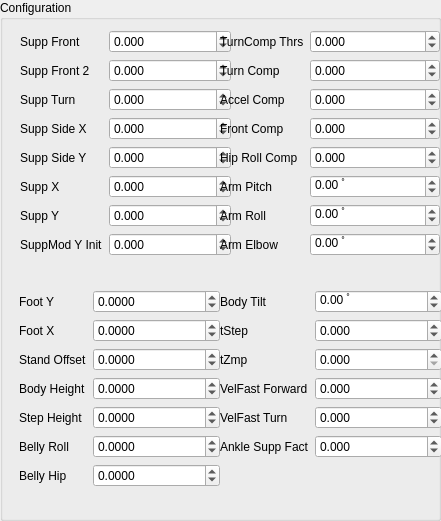
     <widget class="QGroupBox" name="groupBox_3">
      <property name="geometry">
       <rect>
        <x>10</x>
        <y>10</y>
        <width>441</width>
        <height>521</height>
       </rect>
      </property>
      <property name="sizePolicy">
       <sizepolicy hsizetype="Expanding" vsizetype="Expanding">
        <horstretch>0</horstretch>
        <verstretch>0</verstretch>
       </sizepolicy>
      </property>
      <property name="title">
       <string>Configuration</string>
      </property>
      <widget class="QWidget" name="formLayoutWidget_2">
       <property name="geometry">
        <rect>
         <x>10</x>
         <y>30</y>
         <width>231</width>
         <height>267</height>
        </rect>
       </property>
       <layout class="QFormLayout" name="formLayout_2">
        <property name="leftMargin">
         <number>10</number>
        </property>
        <property name="rightMargin">
         <number>10</number>
        </property>
        <item row="0" column="0">
         <widget class="QLabel" name="label_35">
          <property name="text">
           <string>Supp Front</string>
          </property>
         </widget>
        </item>
        <item row="0" column="1">
         <widget class="QDoubleSpinBox" name="dspin_supp_front">
          <property name="decimals">
           <number>3</number>
          </property>
          <property name="minimum">
           <double>-10.000000000000000</double>
          </property>
          <property name="maximum">
           <double>10.000000000000000</double>
          </property>
          <property name="singleStep">
           <double>0.010000000000000</double>
          </property>
         </widget>
        </item>
        <item row="1" column="0">
         <widget class="QLabel" name="label_43">
          <property name="text">
           <string>Supp Front 2</string>
          </property>
         </widget>
        </item>
        <item row="1" column="1">
         <widget class="QDoubleSpinBox" name="dspin_supp_front2">
          <property name="decimals">
           <number>3</number>
          </property>
          <property name="minimum">
           <double>-10.000000000000000</double>
          </property>
          <property name="maximum">
           <double>10.000000000000000</double>
          </property>
          <property name="singleStep">
           <double>0.010000000000000</double>
          </property>
         </widget>
        </item>
        <item row="2" column="0">
         <widget class="QLabel" name="label_36">
          <property name="text">
           <string>Supp Turn</string>
          </property>
         </widget>
        </item>
        <item row="2" column="1">
         <widget class="QDoubleSpinBox" name="dspin_supp_turn">
          <property name="decimals">
           <number>3</number>
          </property>
          <property name="minimum">
           <double>-10.000000000000000</double>
          </property>
          <property name="maximum">
           <double>10.000000000000000</double>
          </property>
          <property name="singleStep">
           <double>0.010000000000000</double>
          </property>
          <property name="value">
           <double>0.000000000000000</double>
          </property>
         </widget>
        </item>
        <item row="3" column="0">
         <widget class="QLabel" name="label_37">
          <property name="text">
           <string>Supp Side X</string>
          </property>
         </widget>
        </item>
        <item row="3" column="1">
         <widget class="QDoubleSpinBox" name="dspin_supp_sidex">
          <property name="decimals">
           <number>3</number>
          </property>
          <property name="minimum">
           <double>-10.000000000000000</double>
          </property>
          <property name="maximum">
           <double>10.000000000000000</double>
          </property>
          <property name="singleStep">
           <double>0.010000000000000</double>
          </property>
         </widget>
        </item>
        <item row="4" column="0">
         <widget class="QLabel" name="label_38">
          <property name="text">
           <string>Supp Side Y</string>
          </property>
         </widget>
        </item>
        <item row="4" column="1">
         <widget class="QDoubleSpinBox" name="dspin_supp_sidey">
          <property name="decimals">
           <number>3</number>
          </property>
          <property name="minimum">
           <double>-10.000000000000000</double>
          </property>
          <property name="maximum">
           <double>10.000000000000000</double>
          </property>
          <property name="singleStep">
           <double>0.010000000000000</double>
          </property>
         </widget>
        </item>
        <item row="5" column="0">
         <widget class="QLabel" name="label_39">
          <property name="text">
           <string>Supp X</string>
          </property>
         </widget>
        </item>
        <item row="5" column="1">
         <widget class="QDoubleSpinBox" name="dspin_supp_x">
          <property name="decimals">
           <number>3</number>
          </property>
          <property name="minimum">
           <double>-10.000000000000000</double>
          </property>
          <property name="maximum">
           <double>10.000000000000000</double>
          </property>
          <property name="singleStep">
           <double>0.010000000000000</double>
          </property>
         </widget>
        </item>
        <item row="6" column="0">
         <widget class="QLabel" name="label_40">
          <property name="text">
           <string>Supp Y</string>
          </property>
         </widget>
        </item>
        <item row="6" column="1">
         <widget class="QDoubleSpinBox" name="dspin_supp_y">
          <property name="decimals">
           <number>3</number>
          </property>
          <property name="minimum">
           <double>-10.000000000000000</double>
          </property>
          <property name="maximum">
           <double>10.000000000000000</double>
          </property>
          <property name="singleStep">
           <double>0.010000000000000</double>
          </property>
         </widget>
        </item>
        <item row="7" column="0">
         <widget class="QLabel" name="label_41">
          <property name="text">
           <string>SuppMod Y Init</string>
          </property>
         </widget>
        </item>
        <item row="7" column="1">
         <widget class="QDoubleSpinBox" name="dspin_supp_modinity">
          <property name="decimals">
           <number>3</number>
          </property>
          <property name="minimum">
           <double>-10.000000000000000</double>
          </property>
          <property name="maximum">
           <double>10.000000000000000</double>
          </property>
          <property name="singleStep">
           <double>0.010000000000000</double>
          </property>
          <property name="value">
           <double>0.000000000000000</double>
          </property>
         </widget>
        </item>
       </layout>
      </widget>
      <widget class="QWidget" name="formLayoutWidget_3">
       <property name="geometry">
        <rect>
         <x>210</x>
         <y>30</y>
         <width>240</width>
         <height>267</height>
        </rect>
       </property>
       <layout class="QFormLayout" name="formLayout_3">
        <property name="leftMargin">
         <number>10</number>
        </property>
        <property name="rightMargin">
         <number>10</number>
        </property>
        <item row="0" column="0">
         <widget class="QLabel" name="label_42">
          <property name="text">
           <string>TurnComp Thrs</string>
          </property>
         </widget>
        </item>
        <item row="0" column="1">
         <widget class="QDoubleSpinBox" name="dspin_turn_comp_thrs">
          <property name="decimals">
           <number>3</number>
          </property>
          <property name="minimum">
           <double>-10.000000000000000</double>
          </property>
          <property name="maximum">
           <double>10.000000000000000</double>
          </property>
          <property name="singleStep">
           <double>0.010000000000000</double>
          </property>
         </widget>
        </item>
        <item row="1" column="0">
         <widget class="QLabel" name="label_44">
          <property name="text">
           <string>Turn Comp</string>
          </property>
         </widget>
        </item>
        <item row="1" column="1">
         <widget class="QDoubleSpinBox" name="dspin_turn_comp">
          <property name="decimals">
           <number>3</number>
          </property>
          <property name="minimum">
           <double>-10.000000000000000</double>
          </property>
          <property name="maximum">
           <double>10.000000000000000</double>
          </property>
          <property name="singleStep">
           <double>0.010000000000000</double>
          </property>
         </widget>
        </item>
        <item row="2" column="0">
         <widget class="QLabel" name="label_45">
          <property name="text">
           <string>Accel Comp</string>
          </property>
         </widget>
        </item>
        <item row="2" column="1">
         <widget class="QDoubleSpinBox" name="dspin_accel_comp">
          <property name="decimals">
           <number>3</number>
          </property>
          <property name="minimum">
           <double>-10.000000000000000</double>
          </property>
          <property name="maximum">
           <double>10.000000000000000</double>
          </property>
          <property name="singleStep">
           <double>0.010000000000000</double>
          </property>
         </widget>
        </item>
        <item row="3" column="0">
         <widget class="QLabel" name="label_46">
          <property name="text">
           <string>Front Comp</string>
          </property>
         </widget>
        </item>
        <item row="3" column="1">
         <widget class="QDoubleSpinBox" name="dspin_front_comp">
          <property name="decimals">
           <number>3</number>
          </property>
          <property name="minimum">
           <double>-10.000000000000000</double>
          </property>
          <property name="maximum">
           <double>10.000000000000000</double>
          </property>
          <property name="singleStep">
           <double>0.010000000000000</double>
          </property>
         </widget>
        </item>
        <item row="4" column="0">
         <widget class="QLabel" name="label_47">
          <property name="text">
           <string>Hip Roll Comp</string>
          </property>
         </widget>
        </item>
        <item row="4" column="1">
         <widget class="QDoubleSpinBox" name="dspin_hiproll_comp">
          <property name="decimals">
           <number>3</number>
          </property>
          <property name="minimum">
           <double>-10.000000000000000</double>
          </property>
          <property name="maximum">
           <double>10.000000000000000</double>
          </property>
          <property name="singleStep">
           <double>0.010000000000000</double>
          </property>
         </widget>
        </item>
        <item row="5" column="0">
         <widget class="QLabel" name="label_60">
          <property name="text">
           <string>Arm Pitch</string>
          </property>
         </widget>
        </item>
        <item row="6" column="0">
         <widget class="QLabel" name="label_61">
          <property name="text">
           <string>Arm Roll</string>
          </property>
         </widget>
        </item>
        <item row="7" column="0">
         <widget class="QLabel" name="label_62">
          <property name="text">
           <string>Arm Elbow</string>
          </property>
         </widget>
        </item>
        <item row="5" column="1">
         <widget class="QDoubleSpinBox" name="dspin_armpitch">
          <property name="suffix">
           <string> ﾟ</string>
          </property>
          <property name="minimum">
           <double>-90.000000000000000</double>
          </property>
          <property name="maximum">
           <double>90.000000000000000</double>
          </property>
          <property name="singleStep">
           <double>0.010000000000000</double>
          </property>
         </widget>
        </item>
        <item row="6" column="1">
         <widget class="QDoubleSpinBox" name="dspin_armroll">
          <property name="suffix">
           <string> ﾟ</string>
          </property>
          <property name="minimum">
           <double>-90.000000000000000</double>
          </property>
          <property name="maximum">
           <double>90.000000000000000</double>
          </property>
          <property name="singleStep">
           <double>0.010000000000000</double>
          </property>
         </widget>
        </item>
        <item row="7" column="1">
         <widget class="QDoubleSpinBox" name="dspin_armelbow">
          <property name="suffix">
           <string> ﾟ</string>
          </property>
          <property name="minimum">
           <double>-90.000000000000000</double>
          </property>
          <property name="maximum">
           <double>150.000000000000000</double>
          </property>
          <property name="singleStep">
           <double>0.010000000000000</double>
          </property>
         </widget>
        </item>
       </layout>
      </widget>
      <widget class="QWidget" name="formLayoutWidget_4">
       <property name="geometry">
        <rect>
         <x>210</x>
         <y>290</y>
         <width>242</width>
         <height>201</height>
        </rect>
       </property>
       <layout class="QFormLayout" name="formLayout_4">
        <property name="leftMargin">
         <number>10</number>
        </property>
        <property name="rightMargin">
         <number>10</number>
        </property>
        <item row="1" column="0">
         <widget class="QLabel" name="label_48">
          <property name="text">
           <string>tStep</string>
          </property>
         </widget>
        </item>
        <item row="3" column="0">
         <widget class="QLabel" name="label_49">
          <property name="text">
           <string>VelFast Forward</string>
          </property>
         </widget>
        </item>
        <item row="4" column="0">
         <widget class="QLabel" name="label_50">
          <property name="text">
           <string>VelFast Turn</string>
          </property>
         </widget>
        </item>
        <item row="5" column="0">
         <widget class="QLabel" name="label_51">
          <property name="text">
           <string>Ankle Supp Fact</string>
          </property>
         </widget>
        </item>
        <item row="1" column="1">
         <widget class="QDoubleSpinBox" name="dspin_tstep">
          <property name="decimals">
           <number>3</number>
          </property>
          <property name="minimum">
           <double>-10.000000000000000</double>
          </property>
          <property name="maximum">
           <double>10.000000000000000</double>
          </property>
          <property name="singleStep">
           <double>0.010000000000000</double>
          </property>
         </widget>
        </item>
        <item row="3" column="1">
         <widget class="QDoubleSpinBox" name="dspin_velfast_forward">
          <property name="decimals">
           <number>3</number>
          </property>
          <property name="minimum">
           <double>-10.000000000000000</double>
          </property>
          <property name="maximum">
           <double>10.000000000000000</double>
          </property>
          <property name="singleStep">
           <double>0.010000000000000</double>
          </property>
         </widget>
        </item>
        <item row="4" column="1">
         <widget class="QDoubleSpinBox" name="dspin_velfast_turn">
          <property name="decimals">
           <number>3</number>
          </property>
          <property name="minimum">
           <double>-10.000000000000000</double>
          </property>
          <property name="maximum">
           <double>10.000000000000000</double>
          </property>
          <property name="singleStep">
           <double>0.010000000000000</double>
          </property>
         </widget>
        </item>
        <item row="5" column="1">
         <widget class="QDoubleSpinBox" name="dspin_ankle_supp_fact">
          <property name="decimals">
           <number>3</number>
          </property>
          <property name="minimum">
           <double>-10.000000000000000</double>
          </property>
          <property name="maximum">
           <double>10.000000000000000</double>
          </property>
          <property name="singleStep">
           <double>0.010000000000000</double>
          </property>
         </widget>
        </item>
        <item row="2" column="0">
         <widget class="QLabel" name="label_34">
          <property name="text">
           <string>tZmp</string>
          </property>
         </widget>
        </item>
        <item row="0" column="0">
         <widget class="QLabel" name="label_59">
          <property name="text">
           <string>Body Tilt</string>
          </property>
         </widget>
        </item>
        <item row="2" column="1">
         <widget class="QDoubleSpinBox" name="dspin_tzmp">
          <property name="decimals">
           <number>3</number>
          </property>
          <property name="singleStep">
           <double>0.010000000000000</double>
          </property>
         </widget>
        </item>
        <item row="0" column="1">
         <widget class="QDoubleSpinBox" name="dspin_bodytilt">
          <property name="suffix">
           <string> ﾟ</string>
          </property>
          <property name="minimum">
           <double>-30.000000000000000</double>
          </property>
          <property name="maximum">
           <double>60.000000000000000</double>
          </property>
          <property name="singleStep">
           <double>0.100000000000000</double>
          </property>
         </widget>
        </item>
       </layout>
      </widget>
      <widget class="QWidget" name="formLayoutWidget_5">
       <property name="geometry">
        <rect>
         <x>9</x>
         <y>290</y>
         <width>221</width>
         <height>233</height>
        </rect>
       </property>
       <layout class="QFormLayout" name="formLayout_5">
        <property name="leftMargin">
         <number>10</number>
        </property>
        <property name="rightMargin">
         <number>10</number>
        </property>
        <item row="0" column="0">
         <widget class="QLabel" name="label_52">
          <property name="text">
           <string>Foot Y</string>
          </property>
         </widget>
        </item>
        <item row="2" column="0">
         <widget class="QLabel" name="label_53">
          <property name="text">
           <string>Stand Offset</string>
          </property>
         </widget>
        </item>
        <item row="3" column="0">
         <widget class="QLabel" name="label_54">
          <property name="text">
           <string>Body Height</string>
          </property>
         </widget>
        </item>
        <item row="4" column="0">
         <widget class="QLabel" name="label_55">
          <property name="text">
           <string>Step Height</string>
          </property>
         </widget>
        </item>
        <item row="5" column="0">
         <widget class="QLabel" name="label_56">
          <property name="text">
           <string>Belly Roll</string>
          </property>
         </widget>
        </item>
        <item row="0" column="1">
         <widget class="QDoubleSpinBox" name="dspin_footy">
          <property name="decimals">
           <number>4</number>
          </property>
          <property name="minimum">
           <double>-10.000000000000000</double>
          </property>
          <property name="maximum">
           <double>10.000000000000000</double>
          </property>
          <property name="singleStep">
           <double>0.010000000000000</double>
          </property>
         </widget>
        </item>
        <item row="2" column="1">
         <widget class="QDoubleSpinBox" name="dspin_stan_offs">
          <property name="decimals">
           <number>4</number>
          </property>
          <property name="minimum">
           <double>-10.000000000000000</double>
          </property>
          <property name="maximum">
           <double>10.000000000000000</double>
          </property>
          <property name="singleStep">
           <double>0.010000000000000</double>
          </property>
         </widget>
        </item>
        <item row="3" column="1">
         <widget class="QDoubleSpinBox" name="dspin_boyd_height">
          <property name="decimals">
           <number>4</number>
          </property>
          <property name="minimum">
           <double>-10.000000000000000</double>
          </property>
          <property name="maximum">
           <double>10.000000000000000</double>
          </property>
          <property name="singleStep">
           <double>0.010000000000000</double>
          </property>
         </widget>
        </item>
        <item row="4" column="1">
         <widget class="QDoubleSpinBox" name="dspin_step_height">
          <property name="decimals">
           <number>4</number>
          </property>
          <property name="minimum">
           <double>-10.000000000000000</double>
          </property>
          <property name="maximum">
           <double>10.000000000000000</double>
          </property>
          <property name="singleStep">
           <double>0.010000000000000</double>
          </property>
         </widget>
        </item>
        <item row="5" column="1">
         <widget class="QDoubleSpinBox" name="dspin_belly_roll">
          <property name="decimals">
           <number>4</number>
          </property>
          <property name="minimum">
           <double>-10.000000000000000</double>
          </property>
          <property name="maximum">
           <double>10.000000000000000</double>
          </property>
          <property name="singleStep">
           <double>0.010000000000000</double>
          </property>
         </widget>
        </item>
        <item row="6" column="0">
         <widget class="QLabel" name="label_57">
          <property name="text">
           <string>Belly Hip</string>
          </property>
         </widget>
        </item>
        <item row="6" column="1">
         <widget class="QDoubleSpinBox" name="dspin_belly_hip">
          <property name="decimals">
           <number>4</number>
          </property>
          <property name="minimum">
           <double>-10.000000000000000</double>
          </property>
          <property name="maximum">
           <double>10.000000000000000</double>
          </property>
          <property name="singleStep">
           <double>0.010000000000000</double>
          </property>
         </widget>
        </item>
        <item row="1" column="1">
         <widget class="QDoubleSpinBox" name="dspin_footx">
          <property name="decimals">
           <number>4</number>
          </property>
          <property name="minimum">
           <double>-10.000000000000000</double>
          </property>
          <property name="maximum">
           <double>10.000000000000000</double>
          </property>
          <property name="singleStep">
           <double>0.010000000000000</double>
          </property>
         </widget>
        </item>
        <item row="1" column="0">
         <widget class="QLabel" name="label_58">
          <property name="text">
           <string>Foot X</string>
          </property>
         </widget>
        </item>
       </layout>
      </widget>
     </widget>
